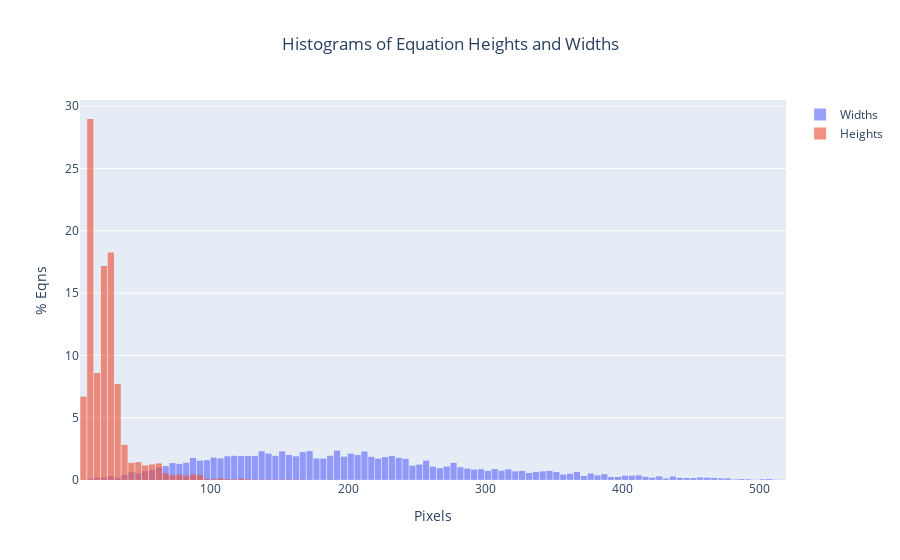

The code cell stored with this chart in its notebook:
### Code cell
fig = go.Figure()
# fig.add_trace(go.Histogram(x=widths,bingroup=1,name="Widths"))
# fig.add_trace(go.Histogram(x=heights,bingroup=1,name="Heights"))
fig.add_trace(go.Histogram(x=papers_df["width"],bingroup=1,name="Widths", histnorm="percent"))
fig.add_trace(go.Histogram(x=papers_df["height"],bingroup=1,name="Heights", histnorm="percent"))

# Overlay both histograms
fig.update_layout(barmode='overlay')
# Reduce opacity to see both histograms
fig.update_traces(opacity=0.65)
fig.update_layout(
    title_x=0.5,
    title_text='Histograms of Equation Heights and Widths', # title of plot
    xaxis_title_text='Pixels', # xaxis label
    yaxis_title_text='% Eqns', # yaxis label
    bargap=0, # gap between bars of adjacent location coordinates
    bargroupgap=0.1 # gap between bars of the same location coordinates
)

fig.show()

### Figure 1 — Plotly figure (JSON) as saved in the notebook; plotly's stock layout.template omitted (floating-point values rounded to 4 significant figures; data arrays with more than 128 entries replaced by an {"elided": "..."} marker saying what was removed)
{"data": [{"bingroup": "1", "histnorm": "percent", "name": "Widths", "opacity": 0.65, "type": "histogram", "x": {"elided": "7512 int values"}}, {"bingroup": "1", "histnorm": "percent", "name": "Heights", "opacity": 0.65, "type": "histogram", "x": {"elided": "7512 int values"}}], "layout": {"bargap": 0, "bargroupgap": 0.1, "barmode": "overlay", "title": {"text": "Histograms of Equation Heights and Widths", "x": 0.5}, "xaxis": {"title": {"text": "Pixels"}}, "yaxis": {"title": {"text": "% Eqns"}}}}
